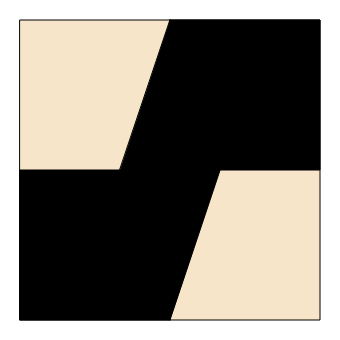
Frame 1 (no input)
Frame 60 (no input): identical to frame 1, image omitted
Frame 120 (the mouse pressed at the canvas centre since frame 60): identical to frame 1, image omitted

The p5.js sketch that drew this single still picture (run headless with seeded random() and noise() and a simulated clock; from frame 60 on, the mouse is pressed at the canvas centre):

// p5.js sketch
// ── sketch.js
let paintingSize = 300;
let triangleTip = 0.47 * paintingSize;
let trapezePoint = 0.333 * paintingSize;

function setup() {
  createCanvas(paintingSize + 2 * 20, paintingSize + 2 * 20);
}

function draw() {
  background(255);

  // painting background
  translate(20, 20);
  stroke(0);
  strokeWeight(1);
  fill("#f7e5ca");
  rect(0, 0, paintingSize, paintingSize);

  fill(0);

  // top shapes
  rect(0, paintingSize / 2, paintingSize / 2, paintingSize / 2);
  triangle(
    paintingSize / 2, paintingSize / 2,
    paintingSize - trapezePoint, paintingSize / 2,
    paintingSize / 2, paintingSize
  );

  // bottom shapes
  rect(paintingSize / 2, 0, paintingSize / 2, paintingSize / 2);
  triangle(
    paintingSize / 2, 0,
    paintingSize / 2, paintingSize / 2,
    trapezePoint, paintingSize / 2,
  );
}
